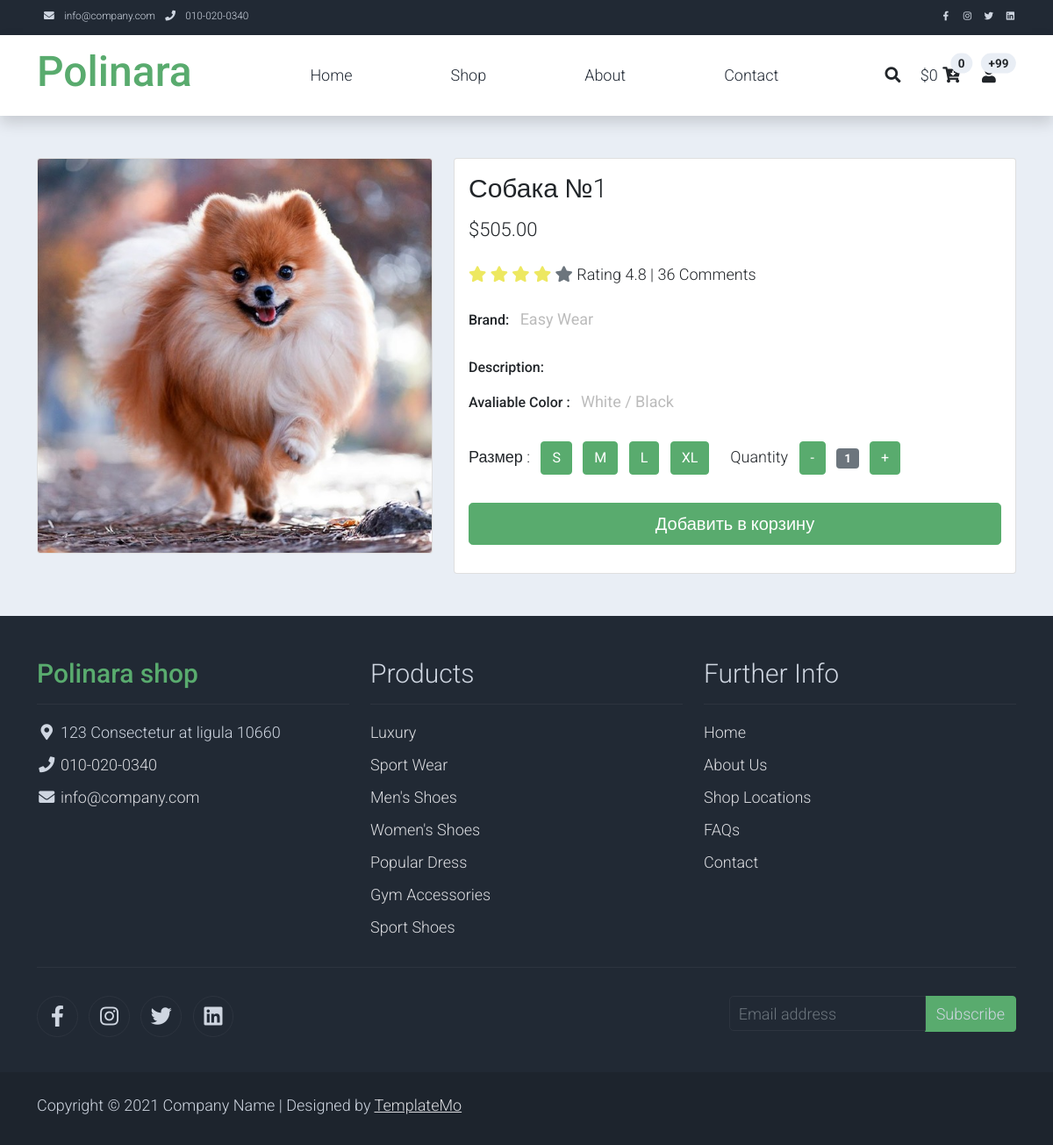
Screenshot of /4/sobaka-1/ with the database file from the repository.
### shop/models.py (models this page shows, shortened)
class Product(models.Model):
    category = models.ForeignKey(Category, related_name='products', on_delete=models.CASCADE)
    name = models.CharField(max_length=200, db_index=True)
    slug = models.SlugField(max_length=200, db_index=True)
    image = models.ImageField(upload_to='products/%Y/%m/%d', blank=True)
    description = models.TextField(blank=True)
    price = models.DecimalField(max_digits=10, decimal_places=2)
    stock = models.PositiveIntegerField()
    available = models.BooleanField(default=True)
    created = models.DateTimeField(auto_now_add=True)
    updated = models.DateTimeField(auto_now=True)
    class Meta:
        ordering = ('name',)
        index_together = (('id', 'slug'),)

### shop/views.py (the view)
# urls.py: path('<str:id>/<str:slug>/', views.product_detail, name='product_detail'),
def product_detail(request, id, slug):
    product = get_object_or_404(Product,
                                id=id,
                                slug=slug,
                                available=True)
    cart_product_form = CartAddProductForm()
    return render(request,
                  'shop/product/detail.html',
                  {'product': product,
                  'cart_product_form': cart_product_form})

### cart/forms.py
class CartAddProductForm(forms.Form):
    quantity = forms.TypedChoiceField(choices=PRODUCT_QUANTITY_CHOICES, coerce=int, label='Количество')
    update = forms.BooleanField(required=False, initial=False, widget=forms.HiddenInput)

### cart/cart.py (called while the page is built)
    def __len__(self):
        return sum(item['quantity'] for item in self.cart.values())

    def get_total_price(self):
        return sum(Decimal(item['price']) * item['quantity'] for item in
                self.cart.values())

### cart/context_processors.py (called while the page is built)
def cart(request):
    return {'cart': Cart(request)}

### shop/templates/shop/product/detail.html (shortened to what this page needs)
{% extends "shop/base.html" %}
{% load static %}
{% block content %}
    <section class="bg-light">
        <div class="container pb-5">
            <div class="row">
                <div class="col-lg-5 mt-5">
                    <div class="card mb-3">
                        <img class="card-img img-fluid" src="{{ product.image.url }}" alt="Card image cap" id="product-detail">
                    </div>
                </div>
                <div class="col-lg-7 mt-5">
                    <div class="card">
                        <div class="card-body">
                            <h1 class="h2">{{ product.name }}</h1>
                            <p class="h3 py-2">${{ product.price }}</p>
                            <p class="py-2">
                                <i class="fa fa-star text-warning"></i>
                                <i class="fa fa-star text-warning"></i>
                                <i class="fa fa-star text-warning"></i>
                                <i class="fa fa-star text-warning"></i>
                                <i class="fa fa-star text-secondary"></i>
                                <span class="list-inline-item text-dark">Rating 4.8 | 36 Comments</span>
                            </p>
                            <ul class="list-inline">
                                <li class="list-inline-item">
                                    <h6>Brand:</h6>
                                </li>
                                <li class="list-inline-item">
                                    <p class="text-muted"><strong>Easy Wear</strong></p>
                                </li>
                            </ul>
                            <h6>Description:</h6>
                            <ul class="list-inline">
                                <li class="list-inline-item">
                                    <h6>Avaliable Color :</h6>
                                </li>
                                <li class="list-inline-item">
                                    <p class="text-muted"><strong>White / Black</strong></p>
                                </li>
                            </ul>
                            <form action="{% url "cart:cart_add" product.id %}" method="post">
                                <div class="row">
                                    <div class="col-auto">
                                        <ul class="list-inline pb-3">
                                            <li class="list-inline-item">Размер :
                                            </li>
                                            <li class="list-inline-item"><span class="btn btn-success btn-size">S</span></li>
                                            <li class="list-inline-item"><span class="btn btn-success btn-size">M</span></li>
                                            <li class="list-inline-item"><span class="btn btn-success btn-size">L</span></li>
                                            <li class="list-inline-item"><span class="btn btn-success btn-size">XL</span></li>
                                        </ul>
                                    </div>
                                    <div class="col-auto">
                                        <ul class="list-inline pb-3">
                                            <li class="list-inline-item text-right">
                                                Quantity
                                            </li>
                                            <li class="list-inline-item"><span class="btn btn-success" id="btn-minus">-</span></li>
                                            <li class="list-inline-item"><span class="badge bg-secondary" id="var-value">1</span></li>
                                            <li class="list-inline-item"><span class="btn btn-success" id="btn-plus">+</span></li>
                                        </ul>
                                    </div>
                                </div>
                                <div class="row pb-3">
                                    <div class="col d-grid">
                                        <button type="submit" class="btn btn-success btn-lg" name="submit" value="addtocard">Добавить в корзину</button>
                                    </div>
                                </div>
                            </form>
                        </div>
                    </div>
                </div>
            </div>
        </div>
    </section>
{% endblock %}

### shop/static/css/templatemo.css (style rules this page uses)
body, ul, li, p, a, label, input, div { font-family: 'Roboto', sans-serif; font-size: 18px !important; font-weight: 300 !important; }
.h2 { font-family: 'Roboto', sans-serif; font-size: 30px !important; font-weight: 300; }
.h3 { font-family: 'Roboto', sans-serif; font-size: 22px !important; }
.text-warning { color: #ede861 !important; }
.text-muted { color: #bcbcbc !important; }
.bg-light { background-color: #e9eef5 !important; }
.btn-success { background-color: #59ab6e !important; border-color: #56ae6c !important; }

### shop/static/css/created.css (style rules this page uses)
* { margin: 0; padding: 0 }

### rows the page displays
Product: image (picture), name "Собака №1", price "505.00"

### other values shown
{{ cart.get_total_price }} "0"
{{ total_items }} "0"
